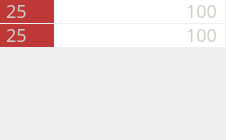
<?xml version="1.0" encoding="UTF-8"?>
<ui version="4.0">
 <class>Form</class>
 <widget class="QWidget" name="Form">
  <property name="geometry">
   <rect>
    <x>0</x>
    <y>0</y>
    <width>226</width>
    <height>140</height>
   </rect>
  </property>
  <property name="windowTitle">
   <string>Form</string>
  </property>
  <property name="windowOpacity">
   <double>1.000000000000000</double>
  </property>
  <property name="autoFillBackground">
   <bool>false</bool>
  </property>
  <widget class="QWidget" name="HP_widget" native="true">
   <property name="geometry">
    <rect>
     <x>0</x>
     <y>0</y>
     <width>225</width>
     <height>25</height>
    </rect>
   </property>
   <widget class="QProgressBar" name="HP_progressBar">
    <property name="geometry">
     <rect>
      <x>0</x>
      <y>0</y>
      <width>225</width>
      <height>23</height>
     </rect>
    </property>
    <property name="styleSheet">
     <string notr="true">QProgressBar {
    border: none;
    border-radius: 0px;
	text-align: center;
	font-size: 18px;
	text-color: transparent;
}

QProgressBar::chunk {
    background-color: rgb(191, 56, 56);
}</string>
    </property>
    <property name="value">
     <number>24</number>
    </property>
    <property name="textVisible">
     <bool>false</bool>
    </property>
   </widget>
   <widget class="QLabel" name="maxHP_label">
    <property name="geometry">
     <rect>
      <x>112</x>
      <y>0</y>
      <width>111</width>
      <height>21</height>
     </rect>
    </property>
    <property name="font">
     <font>
      <family>Bahnschrift Light</family>
      <pointsize>-1</pointsize>
     </font>
    </property>
    <property name="styleSheet">
     <string notr="true">QLabel {
	color: #D0CFC5;
	font-size: 18px;
	padding-right: 1px;
}</string>
    </property>
    <property name="text">
     <string>100</string>
    </property>
    <property name="alignment">
     <set>Qt::AlignRight|Qt::AlignTrailing|Qt::AlignVCenter</set>
    </property>
   </widget>
   <widget class="QLabel" name="currHP_label">
    <property name="geometry">
     <rect>
      <x>0</x>
      <y>0</y>
      <width>111</width>
      <height>21</height>
     </rect>
    </property>
    <property name="font">
     <font>
      <family>Bahnschrift Light</family>
      <pointsize>-1</pointsize>
     </font>
    </property>
    <property name="styleSheet">
     <string notr="true">QLabel {
	color: #D0CFC5;
	font-size: 18px;
	padding-left: 1px;
}</string>
    </property>
    <property name="text">
     <string>25</string>
    </property>
    <property name="alignment">
     <set>Qt::AlignLeading|Qt::AlignLeft|Qt::AlignVCenter</set>
    </property>
   </widget>
  </widget>
  <widget class="QWidget" name="HP_widget_2" native="true">
   <property name="geometry">
    <rect>
     <x>0</x>
     <y>24</y>
     <width>225</width>
     <height>25</height>
    </rect>
   </property>
   <widget class="QProgressBar" name="HP_progressBar_3">
    <property name="geometry">
     <rect>
      <x>0</x>
      <y>0</y>
      <width>225</width>
      <height>23</height>
     </rect>
    </property>
    <property name="styleSheet">
     <string notr="true">QProgressBar {
    border: none;
    border-radius: 0px;
	text-align: center;
	font-size: 18px;
	text-color: transparent;
}

QProgressBar::chunk {
    background-color: rgb(191, 56, 56);
}</string>
    </property>
    <property name="value">
     <number>24</number>
    </property>
    <property name="textVisible">
     <bool>false</bool>
    </property>
   </widget>
   <widget class="QLabel" name="maxHP_label_3">
    <property name="geometry">
     <rect>
      <x>112</x>
      <y>0</y>
      <width>111</width>
      <height>21</height>
     </rect>
    </property>
    <property name="font">
     <font>
      <family>Bahnschrift Light</family>
      <pointsize>-1</pointsize>
     </font>
    </property>
    <property name="styleSheet">
     <string notr="true">QLabel {
	color: #D0CFC5;
	font-size: 18px;
	padding-right: 1px;
}</string>
    </property>
    <property name="text">
     <string>100</string>
    </property>
    <property name="alignment">
     <set>Qt::AlignRight|Qt::AlignTrailing|Qt::AlignVCenter</set>
    </property>
   </widget>
   <widget class="QLabel" name="currHP_label_3">
    <property name="geometry">
     <rect>
      <x>0</x>
      <y>0</y>
      <width>111</width>
      <height>21</height>
     </rect>
    </property>
    <property name="font">
     <font>
      <family>Bahnschrift Light</family>
      <pointsize>-1</pointsize>
     </font>
    </property>
    <property name="styleSheet">
     <string notr="true">QLabel {
	color: #D0CFC5;
	font-size: 18px;
	padding-left: 1px;
}</string>
    </property>
    <property name="text">
     <string>25</string>
    </property>
    <property name="alignment">
     <set>Qt::AlignLeading|Qt::AlignLeft|Qt::AlignVCenter</set>
    </property>
   </widget>
  </widget>
 </widget>
 <resources/>
 <connections/>
</ui>
